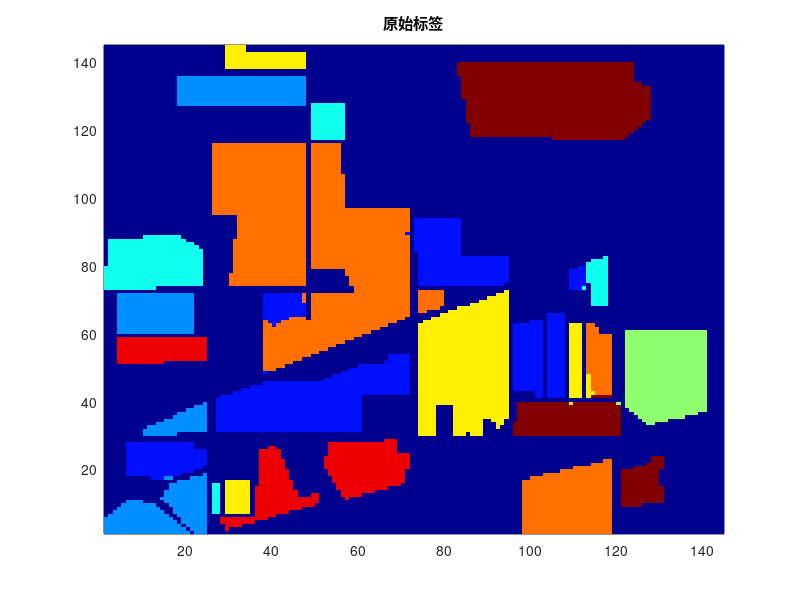
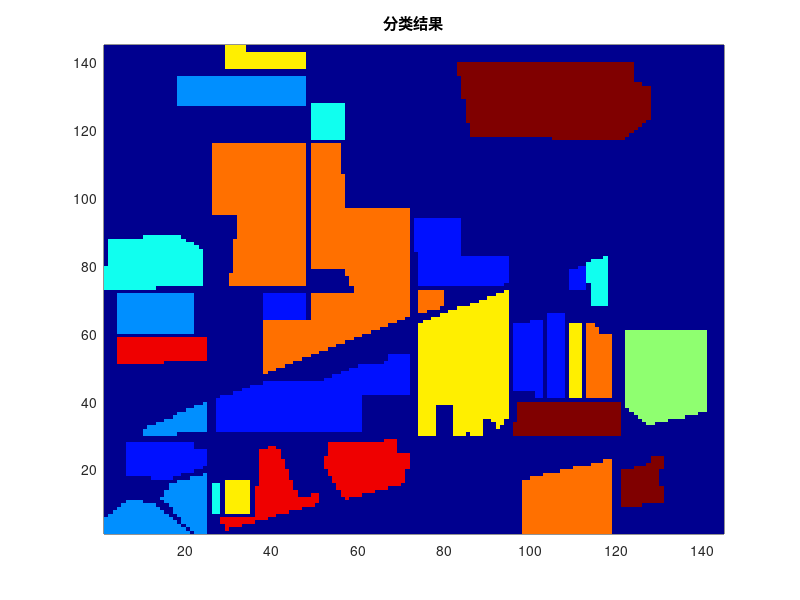

MATLAB code for these plots, in order:
clear;
close all;
clc;
load newData
y = reshape(y_pred, 145, 145);
% pcolor(y)
gca=pcolor(y);
title('原始标签');
set(gca, 'LineStyle','none');
colormap(jet)

figure;
load eight_class_groudtruth_map
gca=pcolor(map);
title('分类结果');
set(gca, 'LineStyle','none');
colormap(jet)